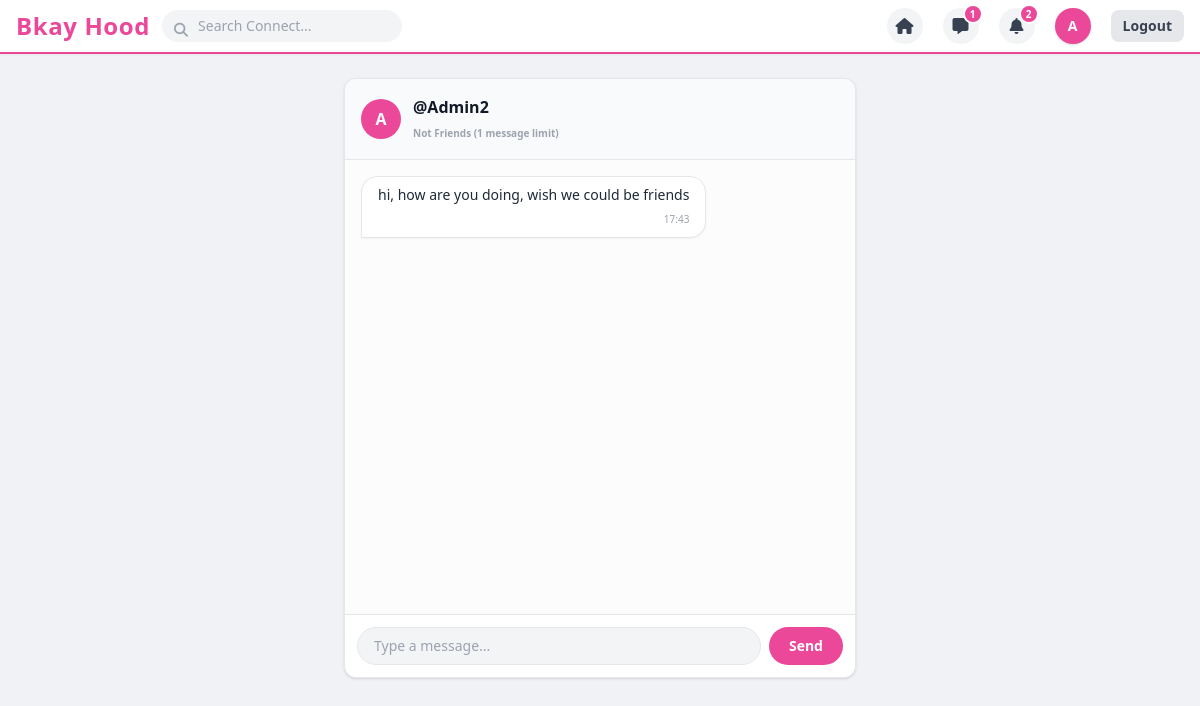
/chat/Admin2/ (signed in), run on the app's committed database.
### accounts/models.py (models this page shows, shortened)
class Message(models.Model):
    sender = models.ForeignKey(User, on_delete=models.CASCADE, related_name='sent_messages')
    receiver = models.ForeignKey(User, on_delete=models.CASCADE, related_name='received_messages')
    content = models.TextField()
    timestamp = models.DateTimeField(auto_now_add=True)
    is_read = models.BooleanField(default=False)
    is_deleted_by_sender = models.BooleanField(default=False)
    is_deleted_by_receiver = models.BooleanField(default=False)
    class Meta:
        ordering = ['timestamp']

### accounts/views.py (the view, shortened to what this page needs)
# urls.py: path('chat/<str:username>/', views.chat_view, name='chat'),
@login_required
def chat_view(request, username):
    other_user = get_object_or_404(User, username=username)
    is_blocked = Block.objects.filter(
        Q(blocker=request.user, blocked=other_user) | Q(blocker=other_user, blocked=request.user)
    ).exists()
    if is_blocked:
        return redirect('inbox')
    Message.objects.filter(sender=other_user, receiver=request.user, is_read=False).update(is_read=True)
    user_follows = Follow.objects.filter(follower=request.user, following=other_user).exists()
    other_follows = Follow.objects.filter(follower=other_user, following=request.user).exists()
    is_friend = user_follows and other_follows
    chat_messages = Message.objects.filter(
        (Q(sender=request.user) & Q(receiver=other_user) & Q(is_deleted_by_sender=False)) |
        (Q(sender=other_user) & Q(receiver=request.user) & Q(is_deleted_by_receiver=False))
    ).order_by('timestamp')
    can_send = True
    if not is_friend:
        sent_count = Message.objects.filter(sender=request.user, receiver=other_user).count()
        if sent_count >= 1:
            can_send = False
    context = {
        'other_user': other_user,
        'chat_messages': chat_messages,
        'can_send': can_send,
        'is_friend': is_friend
    }
    return render(request, 'accounts/chat.html', context)

### accounts/context_processors.py (called while the page is built)
def unread_counts(request):
    if request.user.is_authenticated:
        unread_notifications = Notification.objects.filter(recipient=request.user, is_read=False).count()
        unread_messages = Message.objects.filter(receiver=request.user, is_read=False).count()
        return {
            'unread_notifications_count': unread_notifications,
            'unread_messages_count': unread_messages,
        }
    return {
        'unread_notifications_count': 0,
        'unread_messages_count': 0,
    }

### accounts/templates/accounts/chat.html (shortened to what this page needs)
{% extends 'accounts/base.html' %}
{% block content %}
<div class="bg-white rounded-xl shadow border max-w-lg mx-auto flex flex-col h-[75vh]">
  <div class="p-4 border-b flex items-center space-x-3 bg-gray-50 rounded-t-xl">
    <div class="w-10 h-10 rounded-full bg-brandPink text-white font-bold flex items-center justify-center">
      {{ other_user.username|slice:":1"|upper }}
    </div>
    <div>
      <h3 class="font-bold text-gray-900">@{{ other_user.username }}</h3>
      {% if is_friend %}
        <span class="text-[10px] text-green-600 font-semibold">Friends</span>
      {% else %}
        <span class="text-[10px] text-gray-400 font-semibold">Not Friends (1 message limit)</span>
      {% endif %}
    </div>
  </div>
  <div class="flex-1 p-4 overflow-y-auto space-y-3 bg-gray-50/50">
    {% for msg in chat_messages %}
      <div class="flex {% if msg.sender == request.user %}justify-end{% else %}justify-start{% endif %}">
        <div class="max-w-[75%] px-4 py-2 rounded-2xl text-sm shadow-sm {% if msg.sender == request.user %}bg-brandPink text-white rounded-br-none{% else %}bg-white text-gray-800 border rounded-bl-none{% endif %}">
          <p>{{ msg.content }}</p>
          <span class="block text-[10px] mt-1 text-right {% if msg.sender == request.user %}text-pink-100{% else %}text-gray-400{% endif %}">{{ msg.timestamp|time:"H:i" }}</span>
        </div>
      </div>
    {% empty %}
      <p class="text-center text-gray-400 text-sm mt-10">Say hello to @{{ other_user.username }}! 👋</p>
    {% endfor %}
  </div>
  {% if can_send %}
    <form method="POST" class="p-3 border-t bg-white rounded-b-xl flex gap-2">
      <input type="text" name="content" placeholder="Type a message..." class="w-full bg-gray-100 rounded-full px-4 py-2 text-sm focus:outline-none focus:ring-2 focus:ring-brandPink border" required>
      <button type="submit" class="bg-brandPink text-white px-5 py-2 rounded-full font-bold text-sm hover:bg-opacity-90">Send</button>
    </form>
  {% else %}
    <div class="p-4 border-t bg-gray-50 rounded-b-xl text-center">
      <p class="text-xs text-gray-500">You can only send one message to users you aren't friends with until they reply or accept your friend request.</p>
    </div>
  {% endif %}
</div>
{% endblock %}

### accounts/templates/accounts/base.html (shortened to what this page needs)
{% load static %}
<!DOCTYPE html>
<html lang="en">
<head>
  <script src="https://cdn.tailwindcss.com"></script>
  <link rel="stylesheet" href="https://cdnjs.cloudflare.com/ajax/libs/font-awesome/6.4.0/css/all.min.css">
</head>
<body class="bg-fbBg font-sans text-gray-900 min-h-screen flex flex-col">
  <nav class="bg-white border-b-2 border-brandPink sticky top-0 z-50 shadow-sm px-4 py-2 flex justify-between items-center">
    <div class="flex items-center space-x-3">
      <a href="{% url 'home' %}" class="text-2xl font-extrabold text-brandPink tracking-wide">Bkay Hood</a>
      <form method="GET" action="{% url 'search' %}" class="relative hidden sm:block">
        <input type="text" name="q" placeholder="Search Connect..." class="bg-gray-100 rounded-full pl-9 pr-4 py-1.5 text-sm focus:outline-none focus:ring-2 focus:ring-fbBlue w-60">
        <button type="submit" class="absolute left-3 top-2.5 text-gray-400 text-sm bg-transparent border-none cursor-pointer">
          <i class="fa-solid fa-magnifying-glass"></i>
        </button>
      </form>
    </div>
    {% if user.is_authenticated %}
    <div class="flex items-center space-x-5">
      <a href="{% url 'home' %}" class="w-9 h-9 rounded-full bg-gray-100 hover:bg-gray-200 flex items-center justify-center text-gray-700 transition" title="Home"><i class="fa-solid fa-house"></i></a>
      <a href="{% url 'inbox' %}" class="relative w-9 h-9 rounded-full bg-gray-100 hover:bg-gray-200 flex items-center justify-center text-gray-700 transition" title="Messages">
        <i class="fa-solid fa-message"></i>
        {% if unread_messages_count > 0 %}
          <span class="absolute -top-1 -right-1 bg-brandPink text-white text-[10px] font-bold w-5 h-5 flex items-center justify-center rounded-full border-2 border-white">
            {{ unread_messages_count }}
          </span>
        {% endif %}
      </a>
      <a href="{% url 'notifications' %}" class="relative w-9 h-9 rounded-full bg-gray-100 hover:bg-gray-200 flex items-center justify-center text-gray-700 transition" title="Notifications">
        <i class="fa-solid fa-bell"></i>
        {% if unread_notifications_count > 0 %}
          <span class="absolute -top-1 -right-1 bg-brandPink text-white text-[10px] font-bold w-5 h-5 flex items-center justify-center rounded-full border-2 border-white">
            {{ unread_notifications_count }}
          </span>
        {% endif %}
      </a>
      <a href="{% url 'profile' user.username %}" class="w-9 h-9 rounded-full bg-brandPink text-white font-bold flex items-center justify-center text-sm shadow overflow-hidden" title="Profile">
        {% if user.profile.avatar and user.profile.avatar.name != 'avatars/default.png' %}
            <img src="{{ user.profile.avatar.url }}" class="w-full h-full object-cover">
        {% else %}
            {{ user.username|slice:":1"|upper }}
        {% endif %}
      </a>
      <a href="{% url 'logout' %}" class="bg-gray-200 hover:bg-gray-300 text-gray-700 px-3 py-1.5 rounded-lg text-sm font-semibold transition">Logout</a>
    </div>
    {% endif %}
  </nav>
  <main class="max-w-2xl mx-auto w-full mt-6 px-4 flex-grow">
    {% block content %}{% endblock %}
  </main>
</body>
</html>

### data on the page
Message: content "hi, how are you doing, wish we could be friends", timestamp "17:43"

### other printed values
{{ unread_messages_count }} "1"
{{ unread_notifications_count }} "2"
{{ user.username|slice:":1"|upper }} "A"
{{ other_user.username|slice:":1"|upper }} "A"
{{ other_user.username }} "Admin2"
